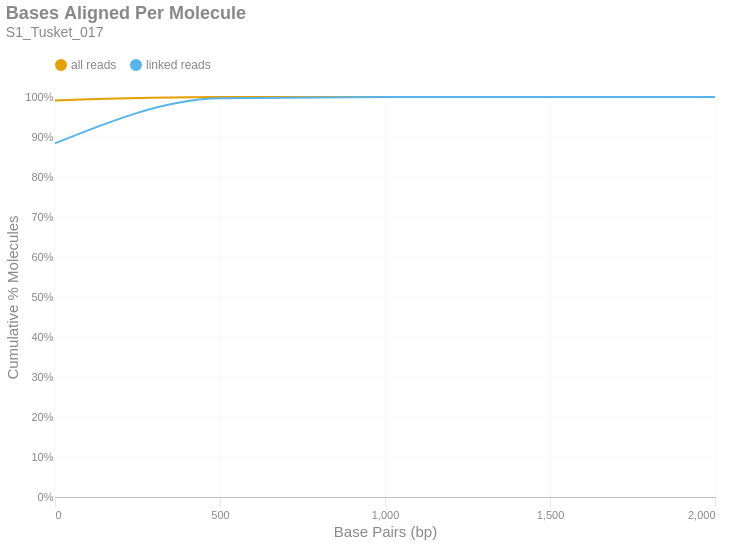

Notebook source saved alongside this figure:
### Markdown cell above
### Bases Aligned Per Molecule
This is a cumulative frequency distribution showing the number of base pairs aligned per unique molecule. These data are shown in 500 bp bins. There are two distributions: one with `all reads` (yellow) and another with only `linked reads` (blue). The percent of molecules in the `linked reads` distribution is relative to the total number of linked molecules.

### Code cell
if SKIPLR:
    print_html(f"Skipped")
else:
    binned_df = consolidated_hist(valids['aligned_bp'], mask, 500, True)
    with SafeRender(binned_df):
        (
            density_plot(binned_df, 'Bases Aligned Per Molecule', samplename, 'basesper')
            .encode(
                x=alt.X('bin:Q', title="Base Pairs (bp)").axis(tickMinStep=500).scale(padding=0),
                y=alt.Y('value:Q', title='Cumulative % Molecules')
                    .axis(format='%')
                    .scale(domain = [0,1])
                    .stack(False),
                color=alt.Color("key:N").scale(domain = ["all reads", "linked reads"]),
                tooltip = [
                    alt.Tooltip("key:N", title = "Data Type"),
                    alt.Tooltip("range_label:N", title="Bases Aligned Per Molecule"),
                    alt.Tooltip("value:Q", format = ".2%", title="% Molecules (Cum.)")
                ]
            )
        ).display()

### Figure 1 — Vega-Lite specification as saved in the notebook (floating-point values rounded to 4 significant figures)
{"width": "container", "height": 400, "config": {"title": {"anchor": "start", "dy": -15, "fontSize": 18, "color": "#888888", "subtitleColor": "#888888", "subtitleFontSize": 14}, "arc": {"fill": "#0072B2"}, "axis": {"domainColor": "#888888", "domainWidth": 0.5, "gridWidth": 0.2, "grid": false, "titleFontWeight": 400, "titleFontSize": 15, "labelFontSize": 11, "labelColor": "#888888", "tickColor": "#888888", "tickWidth": 0.2, "titleColor": "#888888"}, "axisBand": {"grid": false}, "axisX": {"grid": true, "tickSize": 10, "domainCap": "round"}, "axisY": {"domain": false, "grid": true, "tickSize": 0, "domainCap": "round"}, "background": "transparent", "header": {"labelFontSize": 15, "labelColor": "#888888", "titleFontSize": 15, "titleFontWeight": 600, "titleColor": "#888888"}, "legend": {"labelFont": "sans-serif", "labelFontSize": 12, "labelColor": "#888888", "symbolSize": 100, "symbolType": "circle", "titleFontSize": 12, "titlePadding": 10, "titleColor": "#888888", "title": null, "orient": "top"}, "range": {"category": ["#E69F00", "#56B4E9", "#009E73", "#F0E442", "#0072B2", "#D55E00", "#CC79A7", "#000000"], "diverging": ["#cfe8f3", "#a2d4ec", "#73bfe2", "#46abdb", "#1696d2", "#12719e"]}, "area": {"fill": "#0072B2", "fillOpacity": 0.7, "line": true, "strokeOpacity": 0.7}, "line": {"color": "#0072B2", "stroke": "#0072B2", "strokeWidth": 2}, "trail": {"color": "#0072B2", "stroke": "#0072B2", "strokeWidth": 0, "size": 1}, "point": {"filled": true, "fillOpacity": 1.0, "size": 95}, "text": {"color": "#888888", "fontSize": 11, "align": "right", "fontWeight": 400, "size": 11}, "bar": {"fill": "#0072B2", "stroke": null}, "view": {"stroke": null, "continuousWidth": 660, "continuousHeight": 400}}, "data": {"name": "data-17ac9b24a23a1477f2cb7ba1f5790181"}, "mark": {"type": "line", "interpolate": "monotone", "point": {"opacity": 0, "size": 275}}, "encoding": {"color": {"field": "key", "scale": {"domain": ["all reads", "linked reads"]}, "type": "nominal"}, "tooltip": [{"field": "key", "title": "Data Type", "type": "nominal"}, {"field": "range_label", "title": "Bases Aligned Per Molecule", "type": "nominal"}, {"field": "value", "format": ".2%", "title": "% Molecules (Cum.)", "type": "quantitative"}], "x": {"axis": {"tickMinStep": 500}, "field": "bin", "scale": {"padding": 0}, "title": "Base Pairs (bp)", "type": "quantitative"}, "y": {"axis": {"format": "%"}, "field": "value", "scale": {"domain": [0, 1]}, "stack": false, "title": "Cumulative % Molecules", "type": "quantitative"}}, "params": [{"name": "param_c36ac31b6afebe62", "select": {"type": "point", "fields": ["key"]}, "bind": "legend"}], "title": {"text": "Bases Aligned Per Molecule", "subtitle": "S1_Tusket_017"}, "transform": [{"fold": ["all reads (cumsum)", "linked reads (cumsum)"]}, {"calculate": "replace(datum.key, ' (cumsum)', '')", "as": "key"}, {"filter": {"param": "param_c36ac31b6afebe62"}}], "usermeta": {"embedOptions": {"downloadFileName": "S1_Tusket_017.basesper"}}, "$schema": "https://vega.github.io/schema/vega-lite/v6.1.0.json", "datasets": {"data-17ac9b24a23a1477f2cb7ba1f5790181": [{"bin": "0.0", "interval": "0.0-500.0", "all reads": 0.9916, "linked reads": 0.8842, "all reads (cumsum)": 0.9916, "linked reads (cumsum)": 0.8842, "range_label": "0-499"}, {"bin": "500.0", "interval": "500.0-1000.0", "all reads": 0.008187, "linked reads": 0.1124, "all reads (cumsum)": 0.9997, "linked reads (cumsum)": 0.9967, "range_label": "500-999"}, {"bin": "1000.0", "interval": "1000.0-1500.0", "all reads": 0.0002396, "linked reads": 0.003093, "all reads (cumsum)": 1.0, "linked reads (cumsum)": 0.9998, "range_label": "1000-1499"}, {"bin": "1500.0", "interval": "1500.0-2000.0", "all reads": 1.487e-05, "linked reads": 0.0002161, "all reads (cumsum)": 1.0, "linked reads (cumsum)": 1.0, "range_label": "1500-1999"}, {"bin": "2000.0", "interval": "2000.0-2500.0", "all reads": 2.704e-07, "linked reads": 4.001e-06, "all reads (cumsum)": 1.0, "linked reads (cumsum)": 1.0, "range_label": "2000-2499"}]}}
